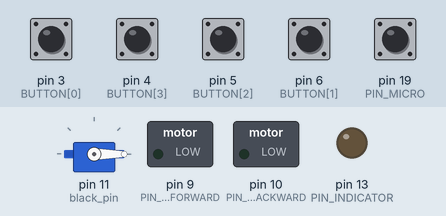
Recording of a sketch running on a simulated Arduino Uno, built with avr-gcc and run on an emulated ATmega328P. Shown: servo, switched loads named in the sketch (green lamp = pin HIGH), output pins drawn as LEDs (lit = HIGH). Dashed ring = blinking. The test bench sets the inputs (shaded band); at power-on: pin 3 (BUTTON[0]), pin 4 (BUTTON[3]), pin 5 (BUTTON[2]), pin 6 (BUTTON[1]), pin 19 (PIN_MICRO) HIGH.

Above: at 3.0 s.
3.1 s: pin 4 (BUTTON[3]) pulled LOW for 0.15 s
At 3.38 s:
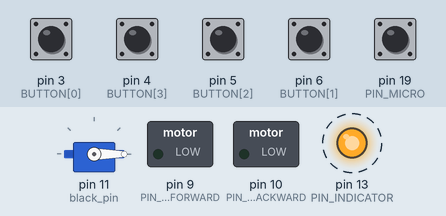
5.2 s: pin 3 (BUTTON[0]) pulled LOW for 0.15 s
At 6.5 s:
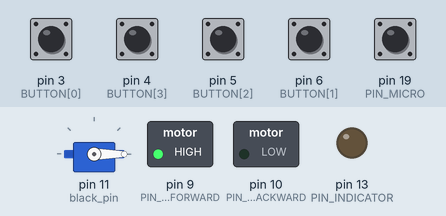
6.8 s: pin 5 (BUTTON[2]) pulled LOW for 1 s
At 7.92 s:
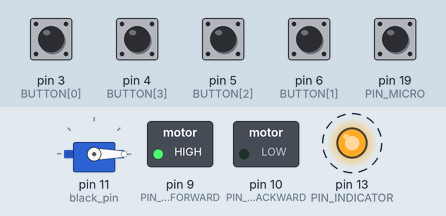
9.8 s: pin 3 (BUTTON[0]) pulled LOW for 1 s
At 12.8 s:
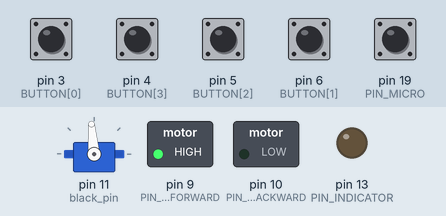
13.1 s: pin 6 (BUTTON[1]) pulled LOW for 0.15 s
At 13.6 s:
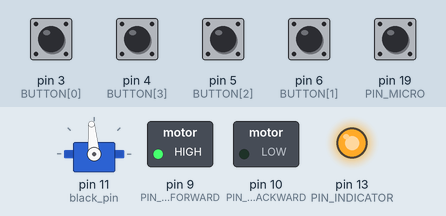
15.2 s: pin 19 (PIN_MICRO) pulled LOW for 0.15 s
At 17.4 s:
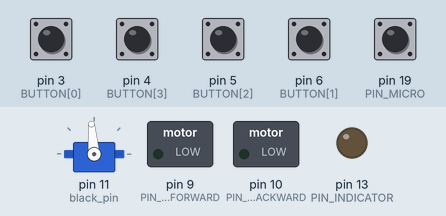
Timing chart, 0 to 19.1 s (numbered marks = the images above; inputs shaded):
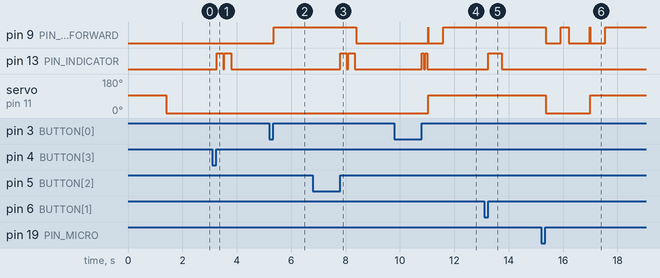

The sketch:

intval2_button_servo.ino
```cpp
#include <Servo.h>


//Intval for pro trinket arduinos
//Using 12vdc motors in place of a stepper
//HBridge for motor control
//Microswitch for control

Servo blackout;

/*
----------------------------------------------------
Microswitch (use INPUT_PULLUP!!)
GND-----\ | \-----PIN
----------------------------------------------------
*/
const int MOTOR_RPM = 120;
const int BOLEX_C = round((133 / (1.66 * 360)) * 1000); //bolex exposure constant

const int FAST_PWM = 255;
const int SLOW_PWM = 127;

/* ------------------------------------------------
 *  pins
 * ------------------------------------------------*/
//Trinket Pro
const int PIN_INDICATOR = 13;
const int PIN_MOTOR_FORWARD = 9;
const int PIN_MOTOR_BACKWARD = 10;
//const int PIN_MICRO = 12;
const int PIN_MICRO = 19; //laser cut version
const int BUTTON[4] = {3, 6, 5, 4};  //trigger, direction, speed, delay


volatile int button_state[4] = {1, 1, 1, 1};
volatile long button_time[4] = {0, 0, 0, 0};
volatile long buttontime = 0;

/* ------------------------------------------------
 *  loop
 * ------------------------------------------------*/
const int LOOP_DELAY = 10;

/* ------------------------------------------------
 *  state
 * ------------------------------------------------*/
volatile int fwd_speed = FAST_PWM;
volatile int bwd_speed = FAST_PWM;

volatile boolean sequence = false;
volatile boolean running = false;
volatile boolean cam_dir = true;
volatile boolean delaying = false;
volatile boolean timed = false;

volatile int micro_position = 0;
volatile boolean micro_primed = false;

unsigned long timer = 0;
unsigned long frame_start = 0;
unsigned long delay_start = 0;

volatile int cam_count = 0;
volatile int cam_pos = 0;

unsigned long timed_open = 300; //ms after start_frame to pause
volatile boolean timed_paused = false;
unsigned long timed_delay = 0;
unsigned long timed_last = 0;
unsigned long timed_avg = 600;

volatile long seq_delay = 42;

volatile boolean black = true;
const int black_pin = 11;
const int black_pulse_width_min = 600; //TowerPro MG995
const int black_pulse_width_max = 2000; //TowerPro MG995
const int black_delay = 400;
const int black_start = 0;
const int black_end = 95;
const int black_timed = 1;
volatile boolean black_paused = false;


void setup () {
  blackout.attach(black_pin, black_pulse_width_min, black_pulse_width_max);
  Black_off();
  delay(1000);
  Black_on();

  Pins_init();
  Buttons_init();
}

void loop () {
  timer = millis();

  Btn(0);
  Btn(1);
  Btn(2);
  Btn(3);

  if (sequence && delaying) {
    Watch_delay();
  }

  if (running) {
    if (timed && !black) {
     Read_timed();
    } else {
     Read_micro();
    }
  }
  if (!running && !sequence && !delaying){
    delay(LOOP_DELAY);
  }
}

void Pins_init () {
  pinMode(PIN_MOTOR_FORWARD, OUTPUT);
  pinMode(PIN_MOTOR_BACKWARD, OUTPUT);
  pinMode(PIN_MICRO, INPUT_PULLUP);
  pinMode(PIN_INDICATOR, OUTPUT);
}

void Frame () {
  frame_start = millis();
  if (cam_dir) {
    analogWrite(PIN_MOTOR_FORWARD, fwd_speed);
    analogWrite(PIN_MOTOR_BACKWARD, 0);
  } else {
    analogWrite(PIN_MOTOR_BACKWARD, bwd_speed);
    analogWrite(PIN_MOTOR_FORWARD, 0);
  }
  running = true;
  micro_primed = false;
}

void Pause_timed () {
  timed_paused = true;
  analogWrite(PIN_MOTOR_FORWARD, 0);
  analogWrite(PIN_MOTOR_BACKWARD, 0);
}

void Start_timed () {
  timed_paused = false;
   if (cam_dir) {
    analogWrite(PIN_MOTOR_FORWARD, fwd_speed);
    analogWrite(PIN_MOTOR_BACKWARD, 0);
  } else {
    analogWrite(PIN_MOTOR_BACKWARD, bwd_speed);
    analogWrite(PIN_MOTOR_FORWARD, 0);
  }
}

boolean Read_delay () {
  if (fwd_speed == FAST_PWM) {
      if (timer - frame_start >= 300) {
        return true;
      }
  } else {
      if (timer - frame_start >= 600) {
        return true;
      }
  }
  return false;
}

void Watch_delay () {
  if (timer - delay_start >= seq_delay) {
    delaying = false;
    Frame();
  }
}

void Read_micro () {
  if (Read_delay()) {
    micro_position = digitalRead(PIN_MICRO);
    if (micro_position == LOW
        && micro_primed == false) {
      micro_primed = true;
    } else if (micro_position == HIGH
              && micro_primed == true) {
      Stop();
    }
    delay(2);//smooths out signal
  }
}

void Read_timed () {
  if (!timed_paused) {
    if (timer - frame_start > timed_open
      && timer - frame_start < timed_open + timed_delay) {
       Pause_timed();
       black_paused = true;
    } else if (timer - frame_start > timed_open + timed_delay) {
      micro_position = digitalRead(PIN_MICRO);
      if (micro_position == HIGH) {
        Stop();
      }
      delay(2);//smooths out signal
    }
  }
  if (timed_paused && timer - frame_start > timed_open + timed_delay) {
    Start_timed();
  }
}
void Stop () {
  delay(10);
  analogWrite(PIN_MOTOR_FORWARD, 0);
  analogWrite(PIN_MOTOR_BACKWARD, 0);

  cam_count++;
  if (cam_dir) {
    cam_pos++;
  } else {
    cam_pos--;
  }

  running = false;
  micro_primed = false;

  if (sequence) {
    if (black) {
      Black_on();
    } else {
      Black_off();
    }
    delaying = true;
    delay_start = millis();
  }
}

void Indicator (boolean state) {
  if (state) {
    digitalWrite(PIN_INDICATOR, HIGH);
  } else {
    digitalWrite(PIN_INDICATOR, LOW);
  }
}

void Buttons_init () {
  for (int i = 0; i < 4; i++) {
    pinMode(BUTTON[i], INPUT_PULLUP);
  }
}

void Btn (int index) {
  int val = digitalRead(BUTTON[index]);
  if (val != button_state[index]) {
    if (val == LOW) { // pressed
      button_time[index] = millis();
      //button_start(index);
    } else if (val == HIGH) { // not pressed
      buttontime = millis() - button_time[index];
      button_end(index, buttontime);
    }
  }
  button_state[index] = val;
}

/*
 * dormant for now
 * void button_start (int index) {
  if (index == 0) {
  }
}*/

void button_end (int index, long buttontime) {
  if (index == 0) {
    if (buttontime > 1000) {
      if (!sequence) {
        sequence = true;
        Output(2, 75);
        Frame();
      }
    } else {
      if (sequence) {
        sequence = false;
        //Output(2, 75);
      } else {
        //Output(2, 75);
        Frame();
      }
    }
  } else if (index == 1) { //set direction
    if (buttontime < 1000) {
      cam_dir = true;
      Output(1, 500);
    } else if (buttontime > 1000) {
      cam_dir = false;
      Output(2, 250);
    }
  } else if (index == 2) { // set speed
    if (buttontime >= 1000) {
      timed_delay = buttontime - BOLEX_C;
      timed = true;
      Output(2, 250);
    } else if (buttontime < 1000) {
      timed_delay = 0;
      timed = false;
      Output(1, 500);
    }
  } else if (index == 3) { //set delay
    if (buttontime < 42) {
      seq_delay = 42;
      Output(1, 500);
    } else {
      seq_delay = buttontime;
      Output(2, 250);
    }
  }
  buttontime = 0;
}

void Output (int number, int len) {
  for (int i = 0; i < number; i++) {
    Indicator(true);
    delay(len);
    Indicator(false);
    delay(42);
  }
}

void Black_on () {
  blackout.write(black_start);
  delay(black_delay);
  black = false;
}

void Black_off () {
  blackout.write(black_end);
  delay(black_delay);
  black = true;
}
```

Measured:
- after the input at 3.1 s, pin 13 (PIN_INDICATOR): alternates HIGH for 0.25 s and LOW for 0.04 s, 4 changes in all, then stays LOW, starting after 0.16 s
- after the input at 5.2 s, pin 9 (PIN_MOTOR_FORWARD): LOW → HIGH after 0.16 s
- after the input at 6.8 s, pin 9 (PIN_MOTOR_FORWARD): HIGH → LOW after 1.6 s; pin 13 (PIN_INDICATOR): alternates HIGH for 0.25 s and LOW for 0.04 s, 4 changes in all, then stays LOW, starting after 1.0 s
- after the input at 9.8 s, pin 9 (PIN_MOTOR_FORWARD): LOW → HIGH after 1.2 s, → LOW 0.01 s later, → HIGH 0.55 s later; pin 13 (PIN_INDICATOR): alternates HIGH for 0.08 s and LOW for 0.04 s, 4 changes in all, then stays LOW, starting after 1.0 s; servo on pin 11 (black_pin): 0° → 95° after 1.3 s
- after the input at 13.1 s, pin 13 (PIN_INDICATOR): LOW → HIGH after 0.15 s, → LOW 0.50 s later
- after the input at 15.2 s, pin 9 (PIN_MOTOR_FORWARD): goes LOW 0.55 s, HIGH 0.30 s, LOW 0.78 s, HIGH 0.01 s, LOW 0.55 s, then HIGH, starting after 0.16 s; servo on pin 11 (black_pin): 95° → 0° after 0.16 s, → 95° 1.6 s later
